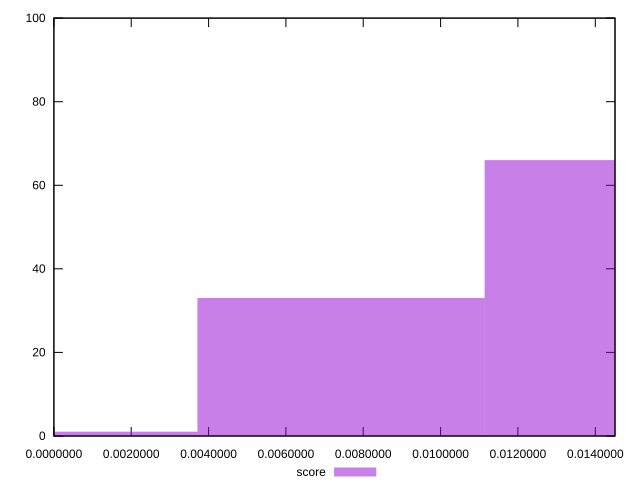

The script that saved this image:
reset
set terminal svg size 640, 490 enhanced background rgb 'white'
set output "reprap/largest-contentful-paint/samples/pages+cached+noadtech/score/histogram.svg"

$score <<EOF
0.008564887478719658 33
0.017129774957439316 66
0 1
EOF

set key outside below
set boxwidth 0.008564887478719658
set yrange [0:100]
set style fill transparent solid 0.5 noborder

plot \
  $score title "score" with boxes, \


reset
